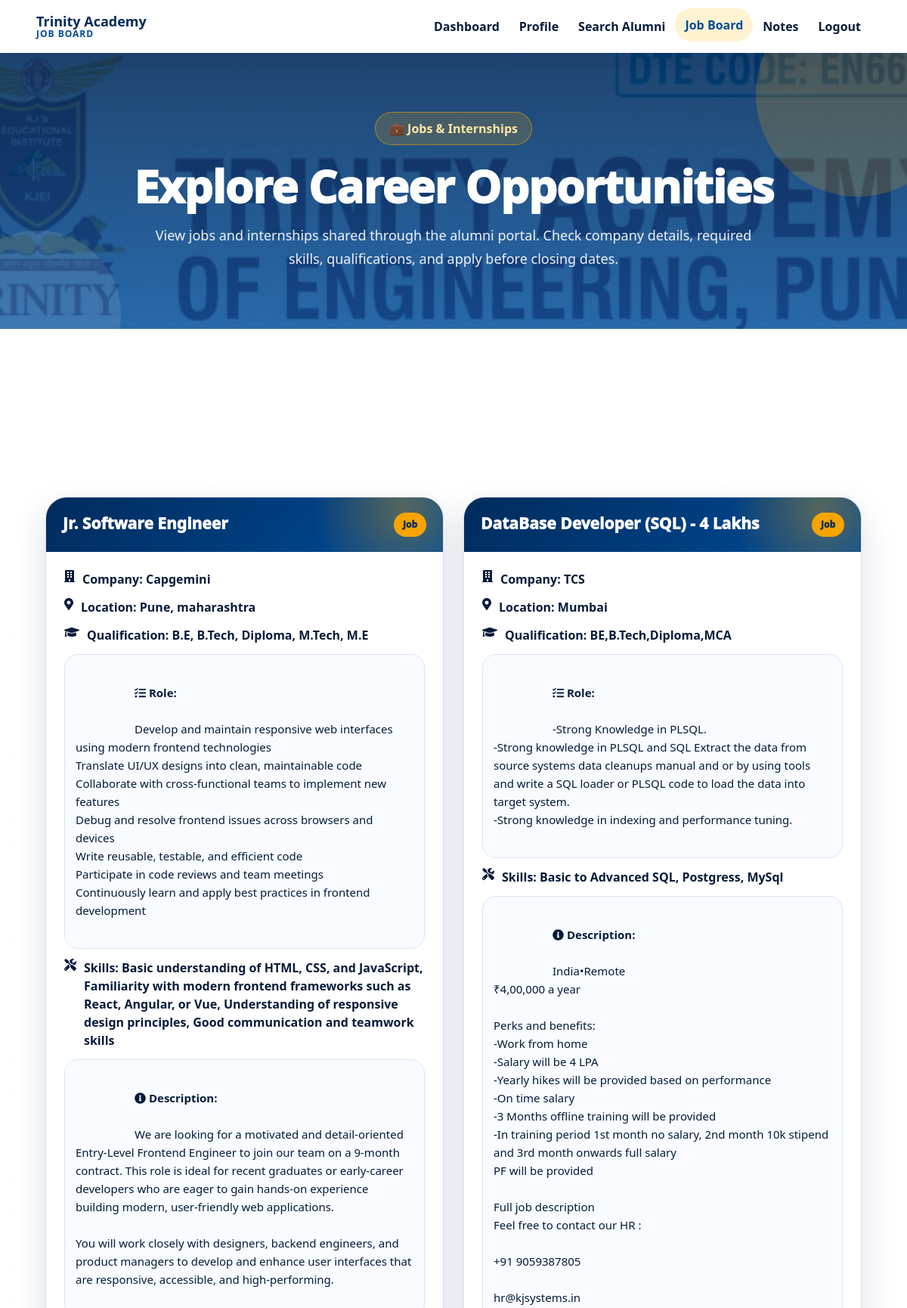
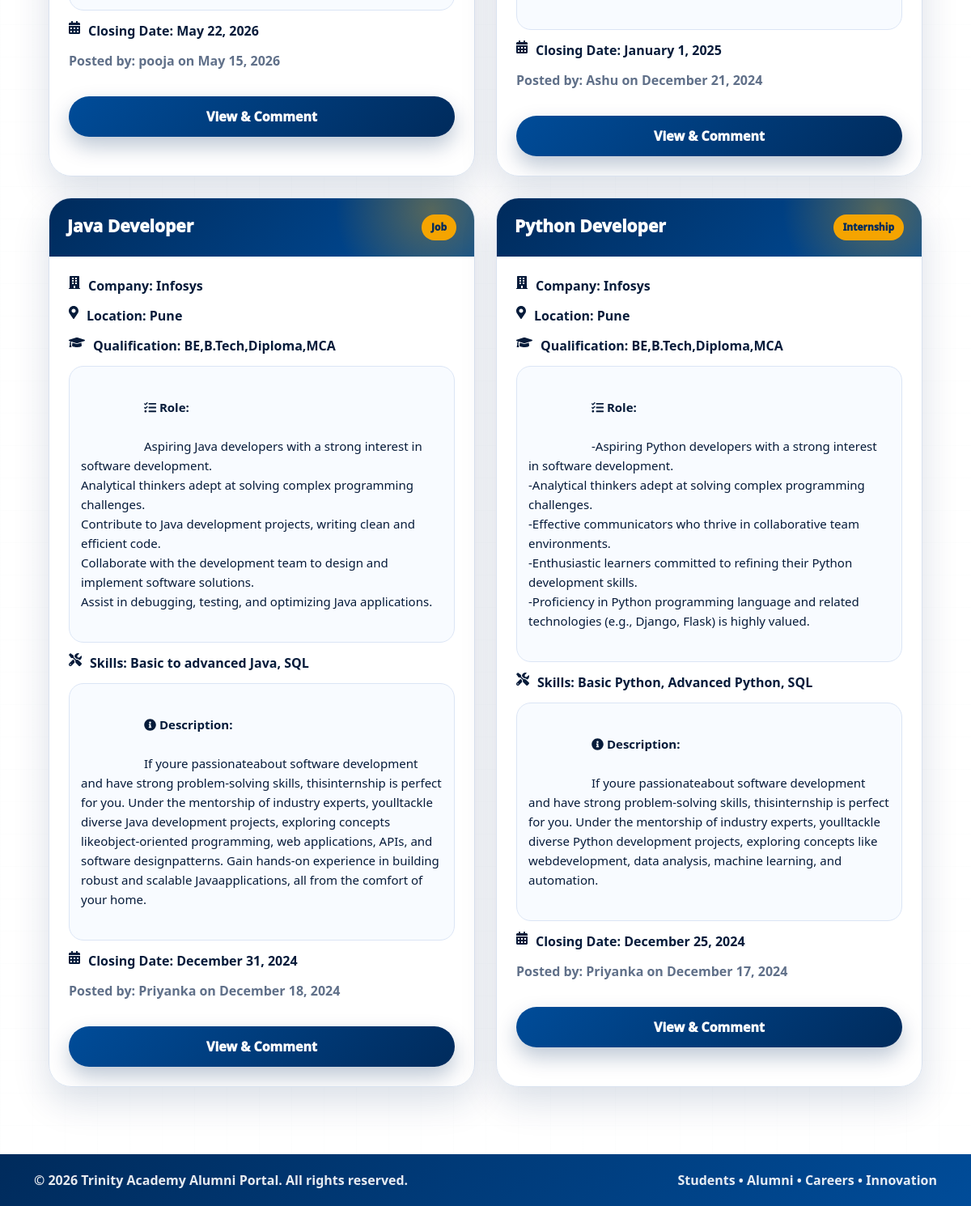
Screenshot of /student_job_port/ (signed in) with the database file from the repository (2 pictures, top to bottom).
### myApp/models.py (models this page shows, shortened)
class Post(models.Model):
    POST_TYPE_CHOICES = [
        ('job', 'Job'),
        ('internship', 'Internship'),
    ]
    user = models.ForeignKey(User, on_delete=models.CASCADE, default=1)
    post_type = models.CharField(
        max_length=10,
        choices=POST_TYPE_CHOICES,
        default='Job',  # default value can be 'Job' or 'Internship'
    )
    title = models.CharField(max_length=200)
    company_name = models.CharField(max_length=150)
    location = models.CharField(max_length=100)
    qualification = models.CharField(max_length=255, default="Not Specified")
    role_responsibility = models.TextField(default="Not Specified")
    skills = models.CharField(max_length=255,default="Not Specified")
    description = models.TextField()
    closing_date = models.DateField(null=True, blank=True)
    post_date = models.DateField(null=True, blank=True, default=datetime.date.today)

### myApp/views.py (the view)
# urls.py: path('student_job_port/', views.student_job_port, name='student_job_port'),
@login_required
def student_job_port(request):
    posts = Post.objects.all().order_by('-post_date')
    return render(request, 'student/student_job_port.html', {'posts': posts})

### templates/student/student_job_port.html (shortened to what this page needs)
{% load static %}
<!DOCTYPE html>
<html lang="en">
<head>
    <link href="https://cdn.jsdelivr.net/npm/bootstrap@5.3.0-alpha3/dist/css/bootstrap.min.css" rel="stylesheet">
    <link href="https://cdnjs.cloudflare.com/ajax/libs/font-awesome/5.15.4/css/all.min.css" rel="stylesheet">
</head>
<body>
<nav class="navbar navbar-expand-lg main-navbar">
    <div class="container-fluid px-lg-5">
        <a class="navbar-brand" href="{% url 'student_dashboard' %}">
            <span>
                <span class="brand-title">Trinity Academy</span>
                <span class="brand-subtitle">JOB BOARD</span>
            </span>
        </a>
        <div class="collapse navbar-collapse" id="navbarNav">
            <ul class="navbar-nav ms-auto align-items-lg-center">
                <li class="nav-item"><a class="nav-link" href="{% url 'student_dashboard' %}">Dashboard</a></li>
                <li class="nav-item"><a class="nav-link" href="/create_student_profile">Profile</a></li>
                <li class="nav-item"><a class="nav-link" href="/search_alumni">Search Alumni</a></li>
                <li class="nav-item"><a class="nav-link active" href="/student_job_port">Job Board</a></li>
                <li class="nav-item"><a class="nav-link" href="/view_resources">Notes</a></li>
                <li class="nav-item"><a class="nav-link" href="/logout">Logout</a></li>
            </ul>
        </div>
    </div>
</nav>
<section class="page-hero">
    <div class="hero-content">
        <span class="hero-chip">💼 Jobs & Internships</span>
        <h1>Explore Career Opportunities</h1>
        <p>
            View jobs and internships shared through the alumni portal.
            Check company details, required skills, qualifications, and apply before closing dates.
        </p>
    </div>
</section>
<section class="page-wrapper">
    {% if posts %}
    <div class="jobs-grid">
        {% for post in posts %}
        <div class="job-card reveal-card">
            <div class="job-card-header">
                <h5>{{ post.title }}</h5>
                <span class="job-type-badge">{{ post.get_post_type_display }}</span>
            </div>
            <div class="job-card-body">
                <div class="job-info">
                    <i class="fas fa-building"></i>
                    <span><strong>Company:</strong> {{ post.company_name }}</span>
                </div>
                <div class="job-info">
                    <i class="fas fa-map-marker-alt"></i>
                    <span><strong>Location:</strong> {{ post.location }}</span>
                </div>
                <div class="job-info">
                    <i class="fas fa-graduation-cap"></i>
                    <span><strong>Qualification:</strong> {{ post.qualification }}</span>
                </div>
                <div class="job-box">
                    <strong><i class="fas fa-tasks"></i> Role:</strong><br>
                    {{ post.role_responsibility }}
                </div>
                <div class="job-info">
                    <i class="fas fa-tools"></i>
                    <span><strong>Skills:</strong> {{ post.skills }}</span>
                </div>
                <div class="job-box">
                    <strong><i class="fas fa-info-circle"></i> Description:</strong><br>
                    {{ post.description }}
                </div>
                <div class="job-info">
                    <i class="fas fa-calendar-alt"></i>
                    <span><strong>Closing Date:</strong> {{ post.closing_date|date:"F j, Y" }}</span>
                </div>
                <p class="posted-text">
                    Posted by: {{ post.user.username }} on {{ post.post_date|date:"F j, Y" }}
                </p>
                <a href="{% url 'view_post' post.id %}" class="btn-view">View & Comment</a>
            </div>
        </div>
        {% endfor %}
    </div>
    {% else %}
    <div class="empty-card">
        <h4>No Job Posts Available</h4>
        <p class="text-muted mb-0">Currently no jobs or internships are posted. Please check again later.</p>
    </div>
    {% endif %}
</section>
<footer class="footer">
    <div class="container d-flex justify-content-between flex-wrap gap-2">
        <p>&copy; 2026 Trinity Academy Alumni Portal. All rights reserved.</p>
        <p>Students • Alumni • Careers • Innovation</p>
    </div>
</footer>
</body>
</html>

### rows the page displays
Post: title "Jr. Software Engineer", post_type "Job", company_name "Capgemini", location "Pune, maharashtra", qualification "B.E, B.Tech, Diploma, M.Tech, M.E", role_responsibility "Develop and maintain responsive web interfaces using modern frontend technologies Translate UI/UX designs into clean, maintainable code Collaborate with cross-functional teams to implement new features Debug and resolve frontend issues across browsers and devices Write reusable, testable, and efficient code Participate in code reviews and team meetings Continuously learn and apply best practices in frontend development", skills "Basic understanding of HTML, CSS, and JavaScript, Familiarity with modern frontend frameworks such as React, Angular, or Vue, Understanding of responsive design principles, Good communication and teamwork skills", description "We are looking for a motivated and detail-oriented Entry-Level Frontend Engineer to join our team on a 9-month contract. This role is ideal for recent graduates or early-career developers who are eager to gain hands-on experience building modern, user-friendly web applications. You will work closely with designers, backend engineers, and product managers to develop and enhance user interfaces that are responsive, accessible, and high-performing.", closing_date "May 22, 2026", user.username "pooja", post_date "May 15, 2026"
Post: title "DataBase Developer (SQL) - 4 Lakhs", post_type "Job", company_name "TCS", location "Mumbai", qualification "BE,B.Tech,Diploma,MCA", role_responsibility "-Strong Knowledge in PLSQL. -Strong knowledge in PLSQL and SQL Extract the data from source systems data cleanups manual and or by using tools and write a SQL loader or PLSQL code to load the data into target system. -Strong knowledge in indexing and performance tuning.", skills "Basic to Advanced SQL, Postgress, MySql", description "India•Remote ₹4,00,000 a year Perks and benefits: -Work from home -Salary will be 4 LPA -Yearly hikes will be provided based on performance -On time salary -3 Months offline training will be provided -In training period 1st month no salary, 2nd month 10k stipend and 3rd month onwards full salary PF will be provided Full job description Feel free to contact our HR : +91 9059387805 hr@kjsystems.in", closing_date "January 1, 2025", user.username "Ashu", post_date "December 21, 2024"
Post: title "Java Developer", post_type "Job", company_name "Infosys", location "Pune", qualification "BE,B.Tech,Diploma,MCA", role_responsibility "Aspiring Java developers with a strong interest in software development. Analytical thinkers adept at solving complex programming challenges. Contribute to Java development projects, writing clean and efficient code. Collaborate with the development team to design and implement software solutions. Assist in debugging, testing, and optimizing Java applications.", skills "Basic to advanced Java, SQL", description "If youre passionateabout software development and have strong problem-solving skills, thisinternship is perfect for you. Under the mentorship of industry experts, youlltackle diverse Java development projects, exploring concepts likeobject-oriented programming, web applications, APIs, and software designpatterns. Gain hands-on experience in building robust and scalable Javaapplications, all from the comfort of your home.", closing_date "December 31, 2024", user.username "Priyanka", post_date "December 18, 2024"
Post: title "Python Developer", post_type "Internship", company_name "Infosys", location "Pune", qualification "BE,B.Tech,Diploma,MCA", role_responsibility "-Aspiring Python developers with a strong interest in software development. -Analytical thinkers adept at solving complex programming challenges. -Effective communicators who thrive in collaborative team environments. -Enthusiastic learners committed to refining their Python development skills. -Proficiency in Python programming language and related technologies (e.g., Django, Flask) is highly valued.", skills "Basic Python, Advanced Python, SQL", description "If youre passionateabout software development and have strong problem-solving skills, thisinternship is perfect for you. Under the mentorship of industry experts, youlltackle diverse Python development projects, exploring concepts like webdevelopment, data analysis, machine learning, and automation.", closing_date "December 25, 2024", user.username "Priyanka", post_date "December 17, 2024"
